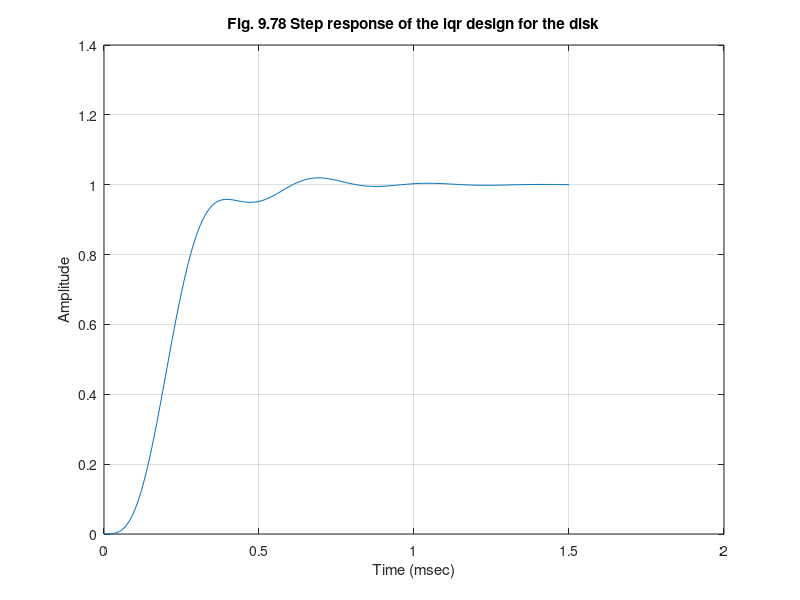

MATLAB code to generate this figure:
%  Figure 9.78      Feedback Control of Dynamic Systems, 4e
%                        Franklin, Powell, Emami
%
% fig9_78.m is a script for the lqr(lqg) design for the disk  
% drive case study

clf;
wm= 5*pi;
z=.05;
GM = 4;
a=0.1;
numG= [1/(50*pi) 1];
denG=[1/(25*pi^2) 1/(50*pi) 1  0 0];
sysG=tf(numG,denG);
% form the system with y + a*ydot output
numGv=[0 numG]+.09*[numG 0];
sysGv=tf(numGv,denG);
% convert the design system to state form
[f,g,h,j]=ssdata(sysGv);
sysGvs=ss(f,g,h,j);
K=lqry(sysGvs,10000,1)
% form the state feedback
fc=f-g*K;
sysR=ss(fc,g,h,j);
[num,den]=tfdata(sysR,'v');
% remove the zero used to weight ydot
sysCLR=tf(numG,den);
[ac,b,c,d]=ssdata(sysCLR);
% normalize the gain for unity dc
k=c*inv(-ac)*b
b1=b/k;
sysCLR=ss(ac,b1,c,d);
t=0:.01:1.5;
[y,t]=step(sysCLR,t);
plot(t,y);
xlabel('Time (msec)');
ylabel('Amplitude');
grid;
title('Fig. 9.78 Step response of the lqr design for the disk');
%pause;
pc=eig(sysCLR);
pe=10*pc;
[f,g,h,j]=ssdata(sysG);
L=place(f',h',pe)';
nbar=1
a=[f-g*K-L*h];
b=[L -L];
c=-K;
d=[0 0];
sysF=ss(a,b,c,d);
sysOL=sysF*sysG;
sysH=tf(1,1);
sysCL=feedback(sysOL,sysH,2,1);
%figure(2)
%clf;
%t=0:.01:1.5;
%[y,t]=step(sysCL,t)
%plot(t,y(:,:,2));
%xlabel('Time (msec)');
%ylabel('Amplitude');
%
%grid;


